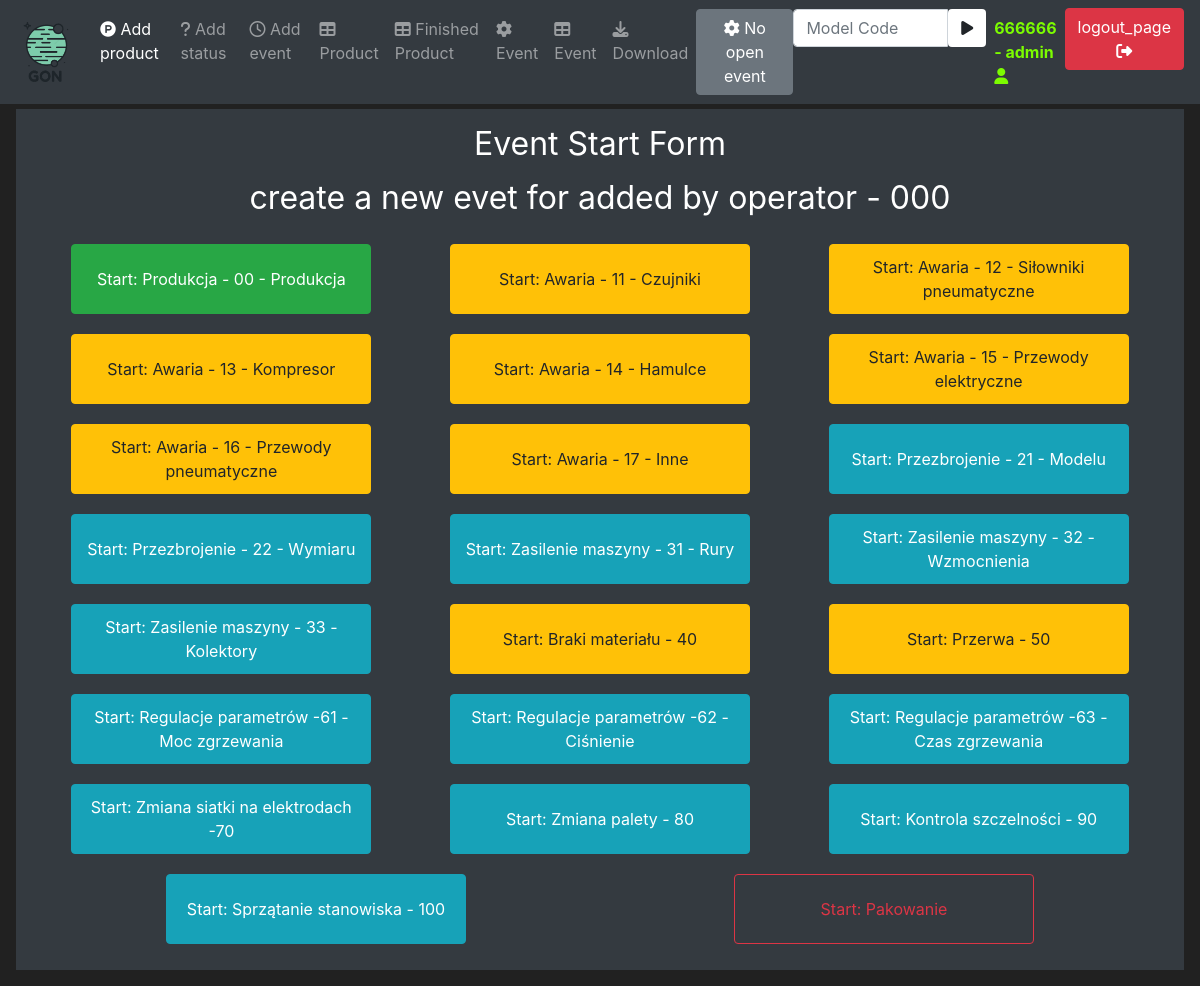
The app's page /eventStartStop (signed in) with its own data.
### mainApp/models/user.py (models this page shows, shortened)
class User(UserMixin, db.Model):
    id = db.Column(db.Integer, primary_key=True, unique=True)
    username = db.Column(db.String(100), unique=True)
    password_hash = db.Column(db.String())
    email_address = db.Column(db.String())
    role = db.Column(db.Integer)

### mainApp/models/product.py (models this page shows, shortened)
class Product(db.Model):
    id = db.Column(db.Integer, primary_key=True)
    modelCode = db.Column(db.String(20), unique=True)
    modelName = db.Column(db.String(20))
    orderStatus = db.Column(db.String(20))
    startDate = db.Column(db.Integer)
    executionDate = db.Column(db.Integer)

### mainApp/models/status.py (models this page shows, shortened)
class Status(db.Model):
    id = db.Column(db.Integer, primary_key=True)
    statusCode = db.Column(db.Integer)
    statusName = db.Column(db.String(20), unique=True)
    production = db.Column(db.String(20))

### mainApp/routes.py (the view, shortened to what this page needs)
@ app.route('/eventStartStop', methods=('GET', 'POST'))
@ login_required
def event_start_stop_page():
    eventStartForm = EventStartForm()
    eventCloseForm = EventCloseForm()
    now = datetime.today()
    now = now.timestamp()
    now = int(now)
    print(now)
    openProductList = Product.query.filter(or_(Product.orderStatus == "Open", and_(
        Product.orderStatus == "Auto", Product.startDate <= now, Product.executionDate >= now)))
    statusList = Status.query.all()
    openEventList = Event.query.filter(Event.endDate == None)
    openStatuses = openStatusesCounter()
    return render_template('eventStartForm.html', openProductList=openProductList, statusList=statusList, openEventList=openEventList, eventStartForm=eventStartForm, eventCloseForm=eventCloseForm, openStatuses=openStatuses)

### mainApp/forms.py
class EventStartForm(FlaskForm):
    submit = SubmitField(label="Start Event")

class EventCloseForm(FlaskForm):
    okCounter = IntegerField(label="Ok Counter:", validators=[DataRequired()])
    nokCounter = IntegerField(label="Nok Counter:", validators=[DataRequired()])
    submit = SubmitField(label="Close Event")

### mainApp/models/user.py (called while the page is built)
@login_manager.user_loader
def load_user(user_id):
    return User.query.get(int(user_id))

### mainApp/routes.py (called while the page is built)
def openStatusesCounter():
    openEventCounter = 0
    activEventsList = Event.query.filter(Event.endDate == None)
    for activEventList in activEventsList:
        openEventCounter += 1
    return openEventCounter

### mainApp/templates/eventStartForm.html (shortened to what this page needs)
{% extends 'base.html' %}
{% block content %}
{% set activeTask = namespace(activeTask=false) %}
{% set activeTask = namespace(activeStatus=false) %}
<div class="text-center">
    <div class="container">
        <h1 class="h2 mb-3 font-weight-normal">
            {{ _('Event Start Form')}}
        </h1>
        {% for openProduct in openProductList %}
        <h3 class="h2 mb-3 font-weight-normal">
            {{ _('create a new evet for')}} {{openProduct.modelName}} - {{ openProduct.modelCode}}
        </h3>
        <div class="row">
            {% for status in statusList %}
            {% for openEvent in openEventList %}
            {% if openEvent.idProd == openProduct.id and openEvent.idStatus == status.id%}
            {% set activeTask.activeTask = True %}
            {% endif %}
            {% endfor %}
            {% endfor %}
            {% for status in statusList %}
            {% if status.production == "Prod" and not activeTask.activeTask %}
            <div class="col text-center">
                <button class="btn btn-outline btn-success buttonFull" data-toggle="modal"
                    data-target="#Modal-Start-{{openProduct.id}}-{{status.id}}-{{current_user.id}}">Start: {{
                    status.statusName }}</button>
            </div>
            {% endif %}
            {% if status.production == "Error" and not activeTask.activeTask %}
            <div class="col text-center">
                <button class="btn btn-outline btn-warning buttonFull" data-toggle="modal"
                    data-target="#Modal-Start-{{openProduct.id}}-{{status.id}}-{{current_user.id}}">Start: {{
                    status.statusName }}</button>
            </div>
            {% endif %}
            {% if status.production == "TPZ" and not activeTask.activeTask %}
            <div class="col text-center">
                <button class="btn btn-outline btn-info buttonFull" data-toggle="modal"
                    data-target="#Modal-Start-{{openProduct.id}}-{{status.id}}-{{current_user.id}}">Start: {{
                    status.statusName }}</button>
            </div>
            {% endif %}
            {% if status.production == "Finish" and not activeTask.activeTask %}
            <div class="col text-center">
                <button class="btn btn-outline btn-outline-danger buttonFull" data-toggle="modal"
                    data-target="#Modal-Start-{{openProduct.id}}-{{status.id}}-{{current_user.id}}">Start: {{
                    status.statusName }}</button>
            </div>
            {% endif %}
            {% set activeTask.activeStatus = False %}
            {% endfor %}
        </div>
        {% set activeTask.activeTask = False %}
        {% endfor %}
    </div>
</div>
{% endblock %}

### mainApp/templates/base.html (shortened to what this page needs)
<!doctype html>
<html lang="en">
<head>
   <link rel="stylesheet" href="https://cdn.jsdelivr.net/npm/bootstrap@4.5.3/dist/css/bootstrap.min.css"
>
   <link rel="stylesheet" href="https://cdnjs.cloudflare.com/ajax/libs/font-awesome/4.7.0/css/font-awesome.min.css">
</head>
<body>
   <nav class="navbar navbar-expand-md navbar-dark bg-dark fixed-top">
      <a class="navbar-brand" href="{{url_for('home_page')}}"><img src="/static/LogoBIG.png" alt="..." height="60"
            class="d-inline-block"></a>
      <div class="collapse navbar-collapse" id="navbarNav">
         <ul class="navbar-nav mr-auto">
            {% if current_user.role == "admin"%}
            <li class="nav-item active">
               <a class="nav-link" href="{{url_for('product_page')}}"><i class='fa fa-product-hunt'></i> {{ _('Add product')}}</a>
            </li>
            <li class="nav-item">
               <a class="nav-link" href="{{url_for('status_page')}}"><i class='fa fa-question'></i> {{ _('Add status')}}</a>
            </li>
            <li class="nav-item">
               <a class="nav-link" href="{{url_for('event_page')}}"><i class='fa fa-clock-o'></i> {{ _('Add event')}}</a>
            </li>
            <li class="nav-item">
               <a class="nav-link" href="{{url_for('product_table_page')}}"><i class='fa fa-table'></i> {{ _('Product')}}</a>
            </li>
            {% endif %}
            <li class="nav-item">
               <a class="nav-link" href="{{url_for('product_finished_table_page')}}"><i class='fa fa-table'></i> {{ _('Finished Product')}}</a>
            </li>
            <li class="nav-item">
               <a class="nav-link" href="{{url_for('event_start_stop_page')}}"><i class='fa fa-cog'></i>
                  {{ _('Event')}}</a>
            </li>
            {% if current_user.role == "admin"%}
            <li class="nav-item">
               <a class="nav-link" href="{{url_for('event_table_page')}}"><i class='fa fa-table'></i> {{ _('Event')}}</a>
            </li>
            <li class="nav-item">
               <a class="nav-link" href="{{url_for('download_report_page')}}"><i class="fa fa-download"></i>
                  {{ _('Download')}}</a>
            </li>
            {% endif %}
            {% if openStatuses == 0%}
            <li class="nav-item">
               <a class="btn btn-secondary navbar-btn" href="#"><i class='fa fa-cog'></i>
                  No open event</a>
            </li>
            {% else %}
            <li class="nav-item">
               <a class="btn btn-danger navbar-btn" href="{{url_for('event_all_stop_page')}}"><i class='fa fa-hand-paper-o'></i><i class='fa fa-cog fa-spin'></i>
                  {{ _('Force STOP')}} {{openStatuses}} {{ _('event')}}</a>
            </li>
            {% endif %}
            {% if current_user.is_authenticated %}
            <form method="POST" class="navbar-form navbar-left" action="{{url_for('active_product_page')}}">
               <div class="input-group">
                  <input type="text" class="form-control" placeholder="Model Code" name="modelCode" autofocus="autofocus">
                  <div class="input-group-btn">
                     <button class="btn btn-default bg-white" type="submit">
                        <i class="fa fa-play"></i>
                     </button>
                  </div>
               </div>
            </form>
            {% endif %}
         </ul>
         {% if current_user.is_authenticated %}
         <ul class="navbar-nav">
            <li class="nav-item">
               <a class="nav-link" style="color: lawngreen; font-weight: bold" href="#">{{current_user.username}}
                   - {{ current_user.role }} <i class='fa fa-user'></i></a>
            </li>
            <li class="nav-item">
               <a class="btn btn-danger navbar-btn" href="{{url_for('logout_page')}}">{{ _('logout_page')}} <i
                     class='fa fa-sign-out'></i></a>
            </li>
         </ul>
         {% endif %}
      </div>
   </nav>
   <br>
   <div class="position-relative overflow-hidden p-3 p-md-3 m-md-3 text-center bg-dark" style="color:white">
      {% block content %}
      {% endblock %}
   </div>
</body>
</html>

### mainApp/templates/base.html (style rules this page uses)
body { background-color: #212121; color: white }
.buttonFull { width: 300px !important; height: 70px !important; margin: 10px; }

### records on screen
User: username "666666", role "admin"
Product: modelName "added by operator", modelCode "000"
Status: statusName "Produkcja - 00 - Produkcja"
Status: statusName "Awaria - 11 - Czujniki"
Status: statusName "Awaria - 12 - Siłowniki pneumatyczne"
Status: statusName "Awaria - 13 - Kompresor"
Status: statusName "Awaria - 14 - Hamulce"
Status: statusName "Awaria - 15 - Przewody elektryczne"
Status: statusName "Awaria - 16 - Przewody pneumatyczne"
Status: statusName "Awaria - 17 - Inne"
Status: statusName "Przezbrojenie - 21 - Modelu"
Status: statusName "Przezbrojenie - 22 - Wymiaru"
Status: statusName "Zasilenie maszyny - 31 - Rury"
Status: statusName "Zasilenie maszyny - 32 - Wzmocnienia"
Status: statusName "Zasilenie maszyny - 33 - Kolektory"
Status: statusName "Braki materiału - 40"
Status: statusName "Przerwa - 50"
Status: statusName "Regulacje parametrów -61 - Moc zgrzewania"
Status: statusName "Regulacje parametrów -62 - Ciśnienie"
Status: statusName "Regulacje parametrów -63 - Czas zgrzewania"
Status: statusName "Zmiana siatki na elektrodach -70"
Status: statusName "Zmiana palety - 80"
Status: statusName "Kontrola szczelności - 90"
Status: statusName "Sprzątanie stanowiska - 100"
Status: statusName "Pakowanie"
